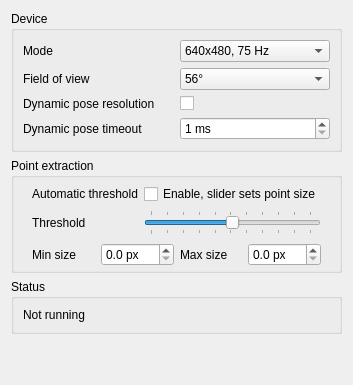
     <widget class="QWidget" name="tab_3">
      <attribute name="title">
       <string>Camera</string>
      </attribute>
      <layout class="QVBoxLayout" name="verticalLayout_10">
       <item>
        <widget class="QGroupBox" name="groupBox_9">
         <property name="title">
          <string>Device</string>
         </property>
         <layout class="QGridLayout" name="gridLayout">
          <item row="2" column="0">
           <widget class="QLabel" name="label_32">
            <property name="text">
             <string>Dynamic pose resolution</string>
            </property>
           </widget>
          </item>
          <item row="2" column="1">
           <widget class="QCheckBox" name="dynamic_pose">
            <property name="text">
             <string/>
            </property>
           </widget>
          </item>
          <item row="0" column="1">
           <widget class="QComboBox" name="camera_mode">
            <item>
             <property name="text">
              <string>640x480, 75 Hz</string>
             </property>
            </item>
            <item>
             <property name="text">
              <string>640x480, 60 Hz</string>
             </property>
            </item>
            <item>
             <property name="text">
              <string>320x240, 189 Hz</string>
             </property>
            </item>
            <item>
             <property name="text">
              <string>320x240, 120 Hz</string>
             </property>
            </item>
           </widget>
          </item>
          <item row="0" column="0">
           <widget class="QLabel" name="label_2511">
            <property name="text">
             <string>Mode</string>
            </property>
           </widget>
          </item>
          <item row="1" column="1">
           <widget class="QComboBox" name="camera_fov">
            <item>
             <property name="text">
              <string>56°</string>
             </property>
            </item>
            <item>
             <property name="text">
              <string>75°</string>
             </property>
            </item>
           </widget>
          </item>
          <item row="1" column="0">
           <widget class="QLabel" name="label_2">
            <property name="text">
             <string>Field of view</string>
            </property>
           </widget>
          </item>
          <item row="3" column="0">
           <widget class="QLabel" name="label_33">
            <property name="text">
             <string>Dynamic pose timeout</string>
            </property>
           </widget>
          </item>
          <item row="3" column="1">
           <widget class="QSpinBox" name="init_phase_timeout">
            <property name="suffix">
             <string> ms</string>
            </property>
            <property name="minimum">
             <number>1</number>
            </property>
            <property name="maximum">
             <number>10000</number>
            </property>
           </widget>
          </item>
         </layout>
        </widget>
       </item>
       <item>
        <widget class="QGroupBox" name="groupBox_6">
         <property name="title">
          <string>Point extraction</string>
         </property>
         <layout class="QVBoxLayout" name="verticalLayout_3">
          <property name="topMargin">
           <number>4</number>
          </property>
          <property name="bottomMargin">
           <number>4</number>
          </property>
          <item>
           <widget class="QFrame" name="frame_2">
            <property name="frameShape">
             <enum>QFrame::NoFrame</enum>
            </property>
            <property name="frameShadow">
             <enum>QFrame::Plain</enum>
            </property>
            <property name="lineWidth">
             <number>0</number>
            </property>
            <layout class="QGridLayout" name="gridLayout_10">
             <property name="topMargin">
              <number>2</number>
             </property>
             <property name="bottomMargin">
              <number>2</number>
             </property>
             <property name="verticalSpacing">
              <number>6</number>
             </property>
             <item row="1" column="1">
              <widget class="QSlider" name="threshold_slider">
               <property name="toolTip">
                <string>Intensity threshold for point extraction</string>
               </property>
               <property name="maximum">
                <number>255</number>
               </property>
               <property name="pageStep">
                <number>1</number>
               </property>
               <property name="value">
                <number>127</number>
               </property>
               <property name="orientation">
                <enum>Qt::Horizontal</enum>
               </property>
               <property name="tickPosition">
                <enum>QSlider::TicksBothSides</enum>
               </property>
               <property name="tickInterval">
                <number>25</number>
               </property>
              </widget>
             </item>
             <item row="1" column="0">
              <widget class="QLabel" name="label">
               <property name="text">
                <string>Threshold</string>
               </property>
               <property name="buddy">
                <cstring>threshold_slider</cstring>
               </property>
              </widget>
             </item>
             <item row="0" column="0">
              <widget class="QLabel" name="label_38">
               <property name="text">
                <string>Automatic threshold</string>
               </property>
              </widget>
             </item>
             <item row="0" column="1">
              <widget class="QCheckBox" name="auto_threshold">
               <property name="text">
                <string>Enable, slider sets point size</string>
               </property>
              </widget>
             </item>
            </layout>
           </widget>
          </item>
          <item>
           <widget class="QFrame" name="frame">
            <property name="frameShape">
             <enum>QFrame::NoFrame</enum>
            </property>
            <property name="frameShadow">
             <enum>QFrame::Raised</enum>
            </property>
            <layout class="QGridLayout" name="gridLayout_3">
             <property name="topMargin">
              <number>0</number>
             </property>
             <property name="bottomMargin">
              <number>0</number>
             </property>
             <property name="verticalSpacing">
              <number>0</number>
             </property>
             <item row="0" column="0">
              <widget class="QLabel" name="label_29">
               <property name="text">
                <string>Min size</string>
               </property>
               <property name="buddy">
                <cstring>mindiam_spin</cstring>
               </property>
              </widget>
             </item>
             <item row="0" column="2">
              <widget class="QLabel" name="label_22">
               <property name="text">
                <string>Max size</string>
               </property>
               <property name="buddy">
                <cstring>maxdiam_spin</cstring>
               </property>
              </widget>
             </item>
             <item row="0" column="3">
              <widget class="QDoubleSpinBox" name="maxdiam_spin">
               <property name="toolTip">
                <string>Maximum point diameter</string>
               </property>
               <property name="suffix">
                <string> px</string>
               </property>
               <property name="decimals">
                <number>1</number>
               </property>
              </widget>
             </item>
             <item row="0" column="1">
              <widget class="QDoubleSpinBox" name="mindiam_spin">
               <property name="toolTip">
                <string>Minimum point diameter</string>
               </property>
               <property name="suffix">
                <string> px</string>
               </property>
               <property name="decimals">
                <number>1</number>
               </property>
              </widget>
             </item>
            </layout>
           </widget>
          </item>
         </layout>
        </widget>
       </item>
       <item>
        <widget class="QGroupBox" name="groupBox_11">
         <property name="title">
          <string>Status</string>
         </property>
         <layout class="QHBoxLayout" name="horizontalLayout">
          <item>
           <widget class="QLabel" name="caminfo_label">
            <property name="text">
             <string>Not running</string>
            </property>
           </widget>
          </item>
          <item>
           <widget class="QLabel" name="pointinfo_label">
            <property name="text">
             <string/>
            </property>
           </widget>
          </item>
         </layout>
        </widget>
       </item>
       <item>
        <spacer name="verticalSpacer_2">
         <property name="orientation">
          <enum>Qt::Vertical</enum>
         </property>
         <property name="sizeHint" stdset="0">
          <size>
           <width>20</width>
           <height>40</height>
          </size>
         </property>
        </spacer>
       </item>
      </layout>
     </widget>
